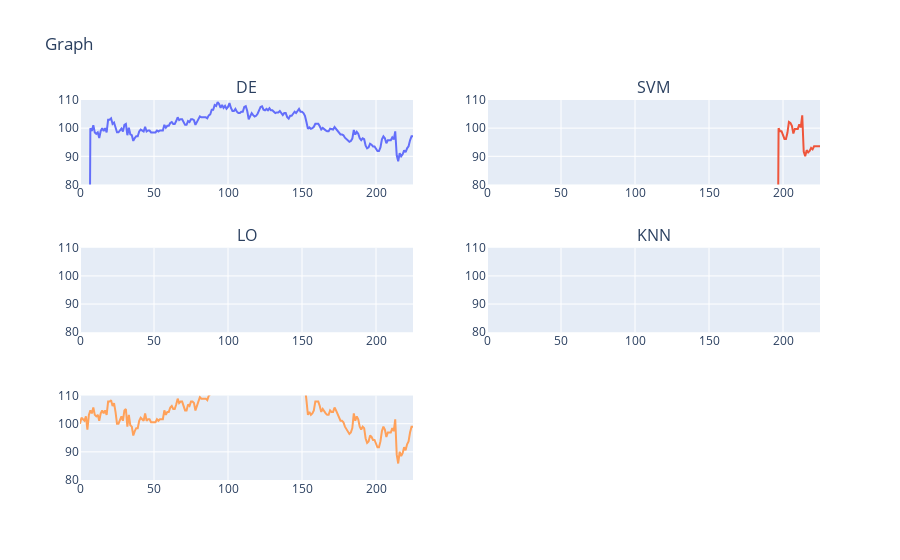

Notebook source saved alongside this figure:
### Code cell
import plotly.graph_objects as go
from plotly.subplots import make_subplots

fig = make_subplots(rows=3, cols=2, subplot_titles=['DE', 'SVM', 'LO', 'KNN'])

DE = go.Scatter(y=de_lst, mode='lines', name='DE')
SVM = go.Scatter(y=svm_lst, mode='lines', name='SVM')
LO = go.Scatter(y=lo_lst, mode='lines', name='LO')
KNN = go.Scatter(y=knn_lst , mode='lines' , name='KNN')
BH = go.Scatter(y=bh_lst , mode='lines' , name='BH')

fig.add_trace(DE, row=1, col=1)
fig.add_trace(SVM, row=1, col=2)
fig.add_trace(LO, row=2 , col=1)
fig.add_trace(KNN, row=2 , col=2)
fig.add_trace(BH, row=3 , col=1)
fig.update_yaxes(range=[80, 110])

fig.update_layout(title_text='Graph', showlegend=False)

fig.show()

### Figure 1 — Plotly figure (JSON) as saved in the notebook; plotly's stock layout.template omitted (floating-point values rounded to 4 significant figures; data arrays with more than 128 entries replaced by an {"elided": "..."} marker saying what was removed)
{"data": [{"mode": "lines", "name": "DE", "type": "scatter", "xaxis": "x", "y": {"elided": "226 float values"}, "yaxis": "y"}, {"mode": "lines", "name": "SVM", "type": "scatter", "xaxis": "x2", "y": {"elided": "226 float values"}, "yaxis": "y2"}, {"mode": "lines", "name": "LO", "type": "scatter", "xaxis": "x3", "y": {"elided": "226 int values"}, "yaxis": "y3"}, {"mode": "lines", "name": "KNN", "type": "scatter", "xaxis": "x4", "y": {"elided": "226 int values"}, "yaxis": "y4"}, {"mode": "lines", "name": "BH", "type": "scatter", "xaxis": "x5", "y": {"elided": "226 float values"}, "yaxis": "y5"}], "layout": {"annotations": [{"font": {"size": 16}, "showarrow": false, "text": "DE", "x": 0.225, "xanchor": "center", "xref": "paper", "y": 1, "yanchor": "bottom", "yref": "paper"}, {"font": {"size": 16}, "showarrow": false, "text": "SVM", "x": 0.775, "xanchor": "center", "xref": "paper", "y": 1, "yanchor": "bottom", "yref": "paper"}, {"font": {"size": 16}, "showarrow": false, "text": "LO", "x": 0.225, "xanchor": "center", "xref": "paper", "y": 0.6111, "yanchor": "bottom", "yref": "paper"}, {"font": {"size": 16}, "showarrow": false, "text": "KNN", "x": 0.775, "xanchor": "center", "xref": "paper", "y": 0.6111, "yanchor": "bottom", "yref": "paper"}], "showlegend": false, "title": {"text": "Graph"}, "xaxis": {"anchor": "y", "domain": [0, 0.45]}, "xaxis2": {"anchor": "y2", "domain": [0.55, 1]}, "xaxis3": {"anchor": "y3", "domain": [0, 0.45]}, "xaxis4": {"anchor": "y4", "domain": [0.55, 1]}, "xaxis5": {"anchor": "y5", "domain": [0, 0.45]}, "xaxis6": {"anchor": "y6", "domain": [0.55, 1]}, "yaxis": {"anchor": "x", "domain": [0.7778, 1], "range": [80, 110]}, "yaxis2": {"anchor": "x2", "domain": [0.7778, 1], "range": [80, 110]}, "yaxis3": {"anchor": "x3", "domain": [0.3889, 0.6111], "range": [80, 110]}, "yaxis4": {"anchor": "x4", "domain": [0.3889, 0.6111], "range": [80, 110]}, "yaxis5": {"anchor": "x5", "domain": [0, 0.2222], "range": [80, 110]}, "yaxis6": {"anchor": "x6", "domain": [0, 0.2222], "range": [80, 110]}}}
